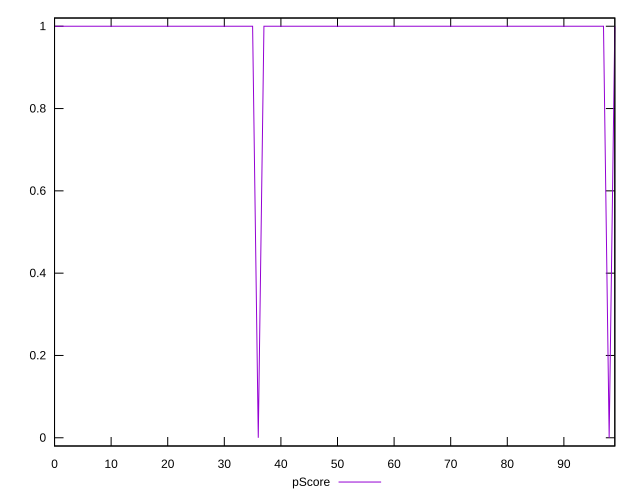

The script that saved this image:
reset

$pScore <<EOF
0 1
1 1
2 1
3 1
4 1
5 1
6 1
7 1
8 1
9 1
10 1
11 1
12 1
13 1
14 1
15 1
16 1
17 1
18 1
19 1
20 1
21 1
22 1
23 1
24 1
25 1
26 1
27 1
28 1
29 1
30 1
31 1
32 1
33 1
34 1
35 1
36 0
37 1
38 1
39 1
40 1
41 1
42 1
43 1
44 1
45 1
46 1
47 1
48 1
49 1
50 1
51 1
52 1
53 1
54 1
55 1
56 1
57 1
58 1
59 1
60 1
61 1
62 1
63 1
64 1
65 1
66 1
67 1
68 1
69 1
70 1
71 1
72 1
73 1
74 1
75 1
76 1
77 1
78 1
79 1
80 1
81 1
82 1
83 1
84 1
85 1
86 1
87 1
88 1
89 1
90 1
91 1
92 1
93 1
94 1
95 1
96 1
97 1
98 0
99 1
EOF

set key outside below
set xrange [0:99]
set yrange [-0.02:1.02]
set trange [-0.02:1.02]
set terminal svg size 640, 500 enhanced background rgb 'white'
set output "reprap/server-response-time/samples/pages+cached/pScore/values.svg"

plot $pScore title "pScore" with line

reset
